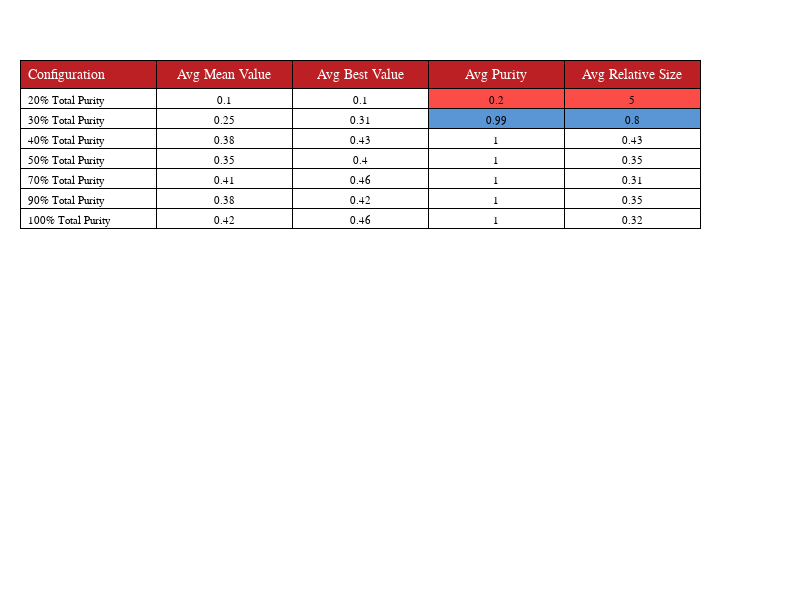

The notebook cell this image was saved under:
### Code cell
#pso01table
names = ["Configuration" "Avg Mean Value" "Avg Best Value" "Avg Purity" "Avg Relative Size"]
rows = ["20% Total Purity" 0.10 0.10 0.20 5.0 
        "30% Total Purity" 0.25 0.31 0.99 0.80
        "40% Total Purity" 0.38 0.43 1.0 0.43
        "50% Total Purity" 0.35 0.40 1.0 0.35
        "70% Total Purity" 0.41 0.46 1.0 0.31
        "90% Total Purity" 0.38 0.42 1.0 0.35
        "100% Total Purity" 0.42 0.46 1.0 0.32
]
colors = fill("white", size([names; rows]))
colors[2, 4:5] = fill(bestc, 2)
colors[1, 4:5] = fill(badc, 2)

printtable(names, rows, colors)

### Figure 1 — Plotly figure (JSON) as saved in the notebook; plotly's stock layout.template omitted (floating-point values rounded to 4 significant figures)
{"data": [{"cells": {"align": ["left", "center"], "fill": {"color": [["white", "white", "white", "white", "white", "white", "white", "white"], ["white", "white", "white", "white", "white", "white", "white", "white"], ["white", "white", "white", "white", "white", "white", "white", "white"], ["#FC4C47", "#5A95D6", "white", "white", "white", "white", "white", "white"], ["#FC4C47", "#5A95D6", "white", "white", "white", "white", "white", "white"]]}, "font": {"color": "black", "family": "Arial", "size": 11}, "line": {"color": "black", "width": 1}, "values": [["20% Total Purity", "30% Total Purity", "40% Total Purity", "50% Total Purity", "70% Total Purity", "90% Total Purity", "100% Total Purity"], [0.1, 0.25, 0.38, 0.35, 0.41, 0.38, 0.42], [0.1, 0.31, 0.43, 0.4, 0.46, 0.42, 0.46], [0.2, 0.99, 1, 1, 1, 1, 1], [5, 0.8, 0.43, 0.35, 0.31, 0.35, 0.32]]}, "header": {"align": ["left", "center"], "fill": {"color": "#BC2024"}, "font": {"color": "white", "family": "Arial", "size": 14}, "line": {"color": "black", "width": 1}, "values": [["Configuration"], ["Avg Mean Value"], ["Avg Best Value"], ["Avg Purity"], ["Avg Relative Size"]]}, "type": "table"}], "layout": {"height": 600, "margin": {"b": 10, "l": 20, "r": 100, "t": 60}, "width": 800}}
